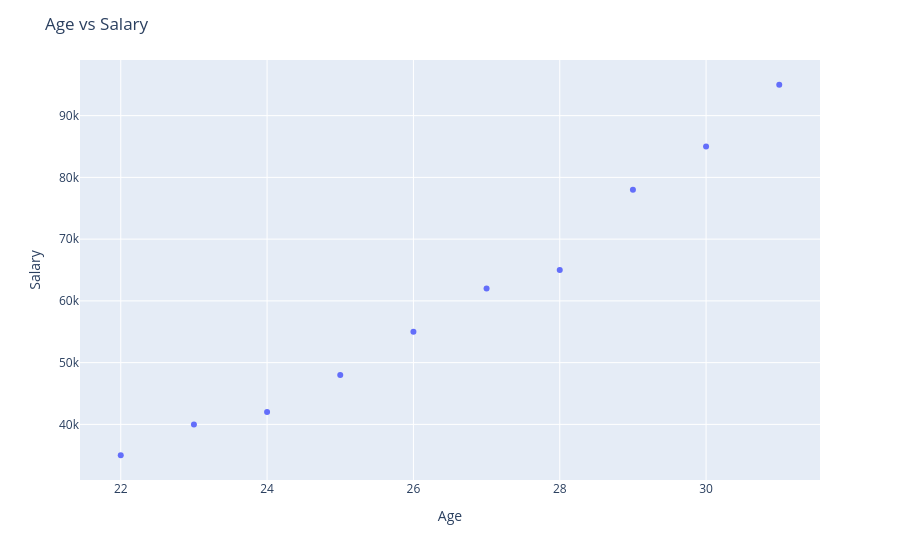

Write notebook code for a chart like this one.
### Code cell
fig.update_layout(
    title="Age vs Salary"
)
fig.show()

### Figure 1 — Plotly figure (JSON) as saved in the notebook; plotly's stock layout.template omitted (floating-point values rounded to 4 significant figures)
{"data": [{"hovertemplate": "Age=%{x}<br>Salary=%{y}<extra></extra>", "legendgroup": "", "marker": {"color": "#636efa", "symbol": "circle"}, "mode": "markers", "name": "", "orientation": "v", "showlegend": false, "type": "scatter", "x": [22, 25, 28, 24, 30, 27, 23, 29, 31, 26], "xaxis": "x", "y": [35000, 48000, 65000, 42000, 85000, 62000, 40000, 78000, 95000, 55000], "yaxis": "y"}], "layout": {"legend": {"tracegroupgap": 0}, "margin": {"t": 60}, "title": {"text": "Age vs Salary"}, "xaxis": {"anchor": "y", "domain": [0, 1], "title": {"text": "Age"}}, "yaxis": {"anchor": "x", "domain": [0, 1], "title": {"text": "Salary"}}}}
